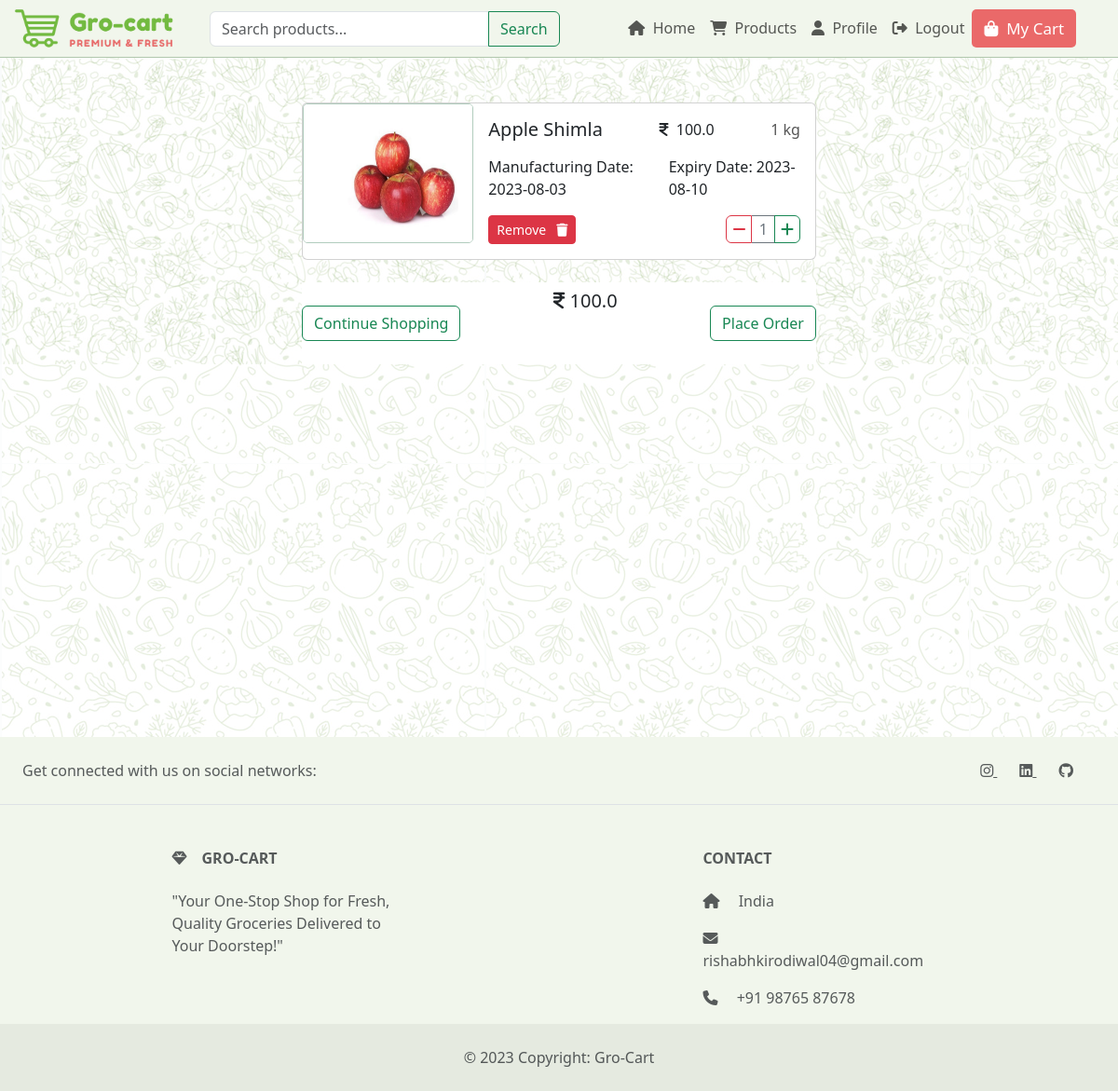
Screenshot of /cart (signed in) with the database file from the repository.
### models.py (models this page shows)
class Product(db.Model):
    id = db.Column(db.Integer, primary_key=True)
    name = db.Column(db.String(50))
    price = db.Column(db.Float)
    photo = db.Column(db.String(255))
    manufacturing_date = db.Column(db.Date)
    expiry_date = db.Column(db.Date)
    quantity = db.Column(db.Integer)
    quantity_unit = db.Column(db.String(10))
    number  = db.Column(db.Integer)
    timestamp_added = db.Column(db.DateTime, default=datetime.utcnow)
    category_id = db.Column(db.Integer, db.ForeignKey('category.id'))
    no_of_buyed   = db.Column(db.Integer,default=0)

### app.py (the view, shortened to what this page needs)
@app.route('/cart', methods=['GET', 'POST'])
@login_required
def show_cart():
    cart_products = current_user.cart.products
    total_price = sum(product.price * product.no_of_buyed for product in cart_products if product.price is not None)
    return render_template('cart.html', cart_products=cart_products, total_price=total_price)

### app.py (called while the page is built)
@login_manager.user_loader
def load_user(id):
    return User.query.get(int(id))

### templates/cart.html
{% extends 'base.html' %}
{% block content %}
{% from 'macros/product.html' import cart_product_card %}
<div class="container-fluid bg-image">
    <div class="row justify-content-center">
        <div class="col-xl-6 col-lg-7 col-md-8">
            <div class="container mt-5">
                {% for product in cart_products %}
                {{ cart_product_card(product,category,current_user) }}
                {% endfor %}
                {% if cart_products %}
                <div class="d-flex justify-content-between align-items-center mt-4" style="background-color: white;">
                    <div>
                        <a href="{{ url_for('dashboard') }}" class="btn btn-outline-success">Continue Shopping</a>
                    </div>
                    <div class="text-end mt-2">
                        <h5> <i class="fa-solid fa-indian-rupee-sign"></i>&nbsp;{{ total_price }}</h5>
                        <br> <br>
                    </div>
                    <div>
                        <form action="/place-order" method="post">
                            <button type="submit" class="btn btn-outline-success">Place Order</button>
                        </form>
                    </div>
                </div>
                {% else %}
                <p class="text-center mt-4">Your cart is empty.</p>
                <div>
                    <a href="{{ url_for('dashboard') }}" class="btn btn-outline-success">Buy Products</a>
                </div>
                {% endif %}
            </div>
        </div>
    </div>
</div>
{% endblock %}

### templates/macros/product.html (shortened to what this page needs)
{% macro cart_product_card(product, category, current_user) %}
<div class="card mt-4">
    <div class="row g-0">
        <div class="col-sm-12 col-md-4">
            <img src="{{ url_for('static', filename='uploads/product_images/' ~ product.photo) }}" class="card-img-top product-image"
                alt="{{ product.name }}">
        </div>
        <div class="col-sm-12 col-md-8">
            <div class="card-body">
                <div class="d-flex justify-content-between">
                    <h5 class="card-title">{{ product.name }}</h5>
                    <p class="card-text"><i class="fa-solid fa-indian-rupee-sign"></i>&nbsp; {{ product.price }}</p>
                    <p class="card-text" style="color:#555">{{ product.quantity }} {{ product.quantity_unit }}</p>
                </div>
                <div class="d-flex justify-content-between">
                    <p class="card-text">Manufacturing Date: {{ product.manufacturing_date.strftime('%Y-%m-%d') }}</p>
                    <p class="card-text">Expiry Date: {{ product.expiry_date.strftime('%Y-%m-%d') }}</p>
                </div>
                <div class="d-flex justify-content-between">
                        <form action="{{ url_for('remove_from_cart', product_id=product.id) }}" method="post">
                            <button type="submit" class="btn btn-danger btn-sm">Remove &nbsp; <i class="fa-solid fa-trash"></i> </button>
                        </form>
                        <form action="{{ url_for('update_quantity', product_id=product.id) }}" method="post"
                            class="d-inline">
                            <button type="submit" name="change" value="decrement"
                                class="btn btn-outline-danger counter-btn"
                                style="padding: 2px 6px;border-top-right-radius: 0px;border-bottom-right-radius: 0px;">
                                <i class="fa-solid fa-minus"></i>
                            </button>
                        <span class="btn btn-outline-secondary"
                            style="padding: 2px 8px; border-radius: 0px; margin: -5px; border-left: none; border-right: none; pointer-events: none;">
                            {{ product.no_of_buyed }}
                        </span>
                        <form action="{{ url_for('update_quantity', product_id=product.id) }}" method="post"
                            class="d-inline">
                            <button type="submit" name="change" value="increment" class="btn btn-outline-success"
                                style="padding: 2px 6px;border-top-left-radius: 0px;border-bottom-left-radius: 0px;">
                                <i class="fa-solid fa-plus"></i>
                            </button>
                        </form>
                </div>
            </div>
        </div>
    </div>
</div>
{% endmacro %}

### static/style.css (style rules this page uses)
.bg-image { background-image: url('/static/images/bg-image.png'); }
.product-image { width: 220px; height: 150px; overflow: hidden; border-radius: 5px; border-bottom: #7EAA9299 solid 0.5px; }
.card-img-top { border: #7EAA9299 solid ; border-width: 0.5px; border-radius: 5px; }

### rows the page displays
Product: photo+name (picture), name "Apple Shimla", price "100.0", quantity "1", quantity_unit "kg", manufacturing_date "2023-08-03", expiry_date "2023-08-10", no_of_buyed "1"

### other values shown
{{ name }} "Home Products Profile Logout"
{{ name }} "My Cart"
{{ total_price }} "100.0"
